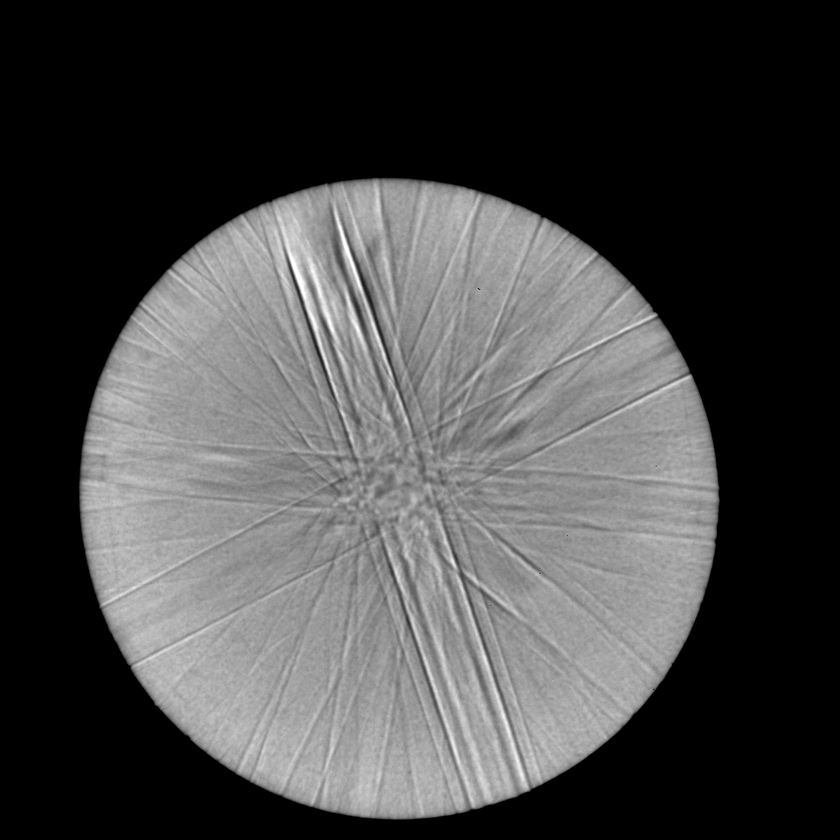
#> input picture data/train/samples/CBED_1.tif, 840 x 840 px, shrunk from 1783 x 1783 before the run
$ python hough_v8.py
#> lines starting #> are read from the running program, lines starting #| are printed output that depends on the picture; after the words box and inside, x2 and y2 are one past the last pixel; in counts of white or black regions, pixels touching at a corner belong together
import random
import cv2
import numpy as np
from matplotlib import cm
import matplotlib.pyplot as plt
from skimage.feature import canny
from sklearn.cluster import KMeans
from matplotlib.figure import Figure
from sklearn.cluster import AffinityPropagation
from skimage.transform import probabilistic_hough_line
from matplotlib.backends.backend_agg import FigureCanvasAgg as FigureCanvas

# Line finding using the Probabilistic Hough Transform
image = cv2.imread("data/train/samples/CBED_1.tif", cv2.IMREAD_GRAYSCALE)
#> image is the input picture: shape (840, 840); min 0, max 255, mean 70.1
label = cv2.imread("data/train/labels/CBED_1.png", cv2.IMREAD_ANYCOLOR)
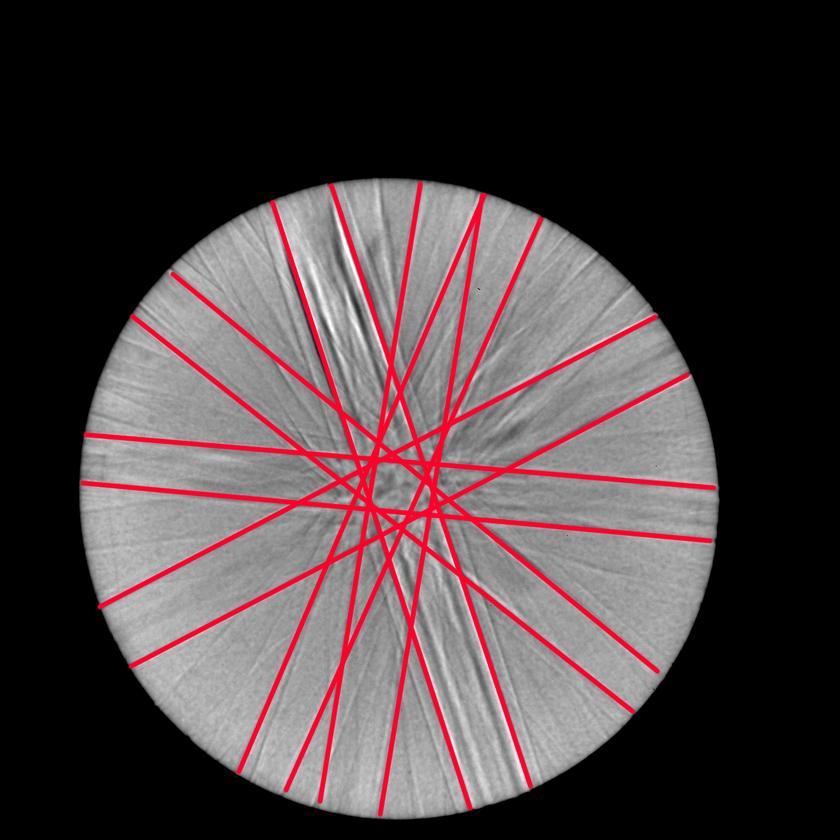
#> input picture data/train/labels/CBED_1.png, 840 x 840 px, shrunk from 1783 x 1783 before the run
#> label is the input picture: shape (840, 840, 3); mean B, G, R 65.1, 63.2, 75.4
label = cv2.cvtColor(label, cv2.COLOR_BGR2RGB)

# Get probabilistic hough transform
edges = canny(image, 2, 1, 25)
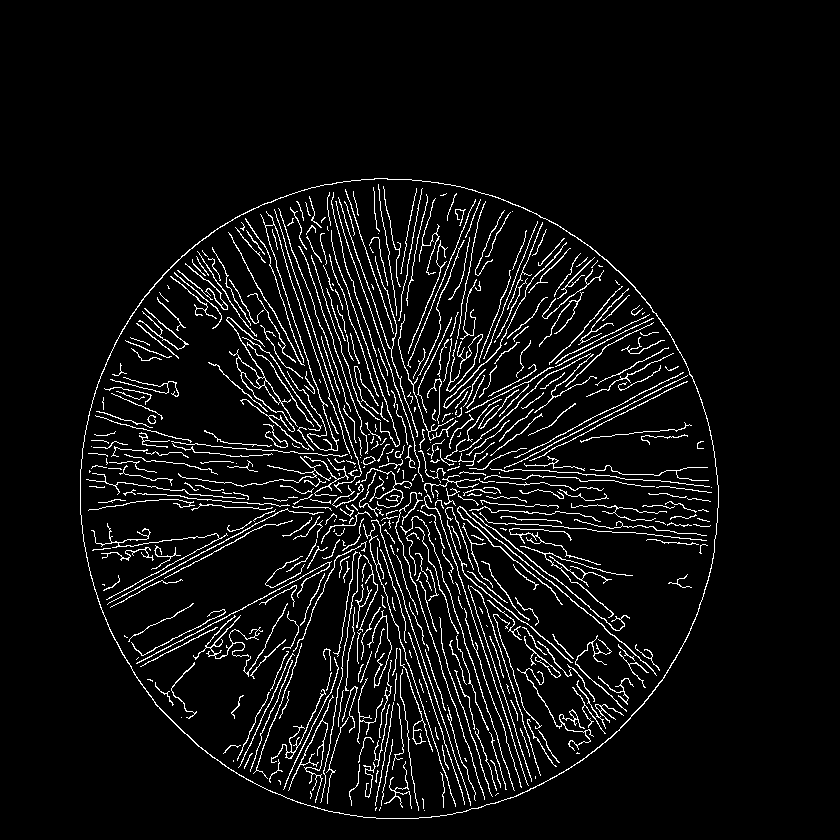
#> edges: shape (840, 840) bool; 6% white in thin lines or dots, all inside (x1, y1, x2, y2) = (80, 178, 719, 819)
out = probabilistic_hough_line(edges, threshold=250, line_length=10, line_gap=3)
#> out = [((538, 374), (551, 367)), ((203, 552), (252, 526)), ((466, 412), (524, 382)), ((109, 602), (282, 510)), ((107, 604), (165, 573))]

# Generate space for probabilistic
fig = Figure(figsize=(image.shape[0]/120, image.shape[1]/120), dpi=120)
canvas = FigureCanvas(fig)
ax = fig.gca()

ax.imshow(edges * 0, cmap=cm.gray)
lines = []
for line in out:
    p0, p1 = line
    ax.plot((p0[0], p1[0]), (p0[1], p1[1]), c='0.5')

    # Extrapolate line
    m = (p0[1] - p1[1]) / (p0[0] - p1[0])
    b = p0[1] - (m * p0[0])

    # Append it to lines output
    lines.append([m, b])
#> this loop made 5 passes
#> (p0, p1, m, b) on passes 1 to 5: ((538, 374), (551, 367), -0.538, 663.7), ((203, 552), (252, 526), -0.531, 659.7), ((466, 412), (524, 382), -0.517, 653), ((109, 602), (282, 510), -0.532, 660), ((107, 604), (165, 573), -0.534, 661.2)
#> after the loop, lines = [[-0.538, 663.7], [-0.531, 659.7], [-0.517, 653], [-0.532, 660], [-0.534, 661.2]]
lines = np.array(lines)
lines = lines[np.argsort(lines[:, 0])]
#> lines = [[-0.538, 663.7], [-0.534, 661.2], [-0.532, 660], [-0.531, 659.7], [-0.517, 653]]

ax.set_xlim((0, image.shape[0]))
ax.set_ylim((0, image.shape[1]))
ax.axis('off')

canvas.draw()
image_from_plot = np.frombuffer(fig.canvas.tostring_rgb(), dtype=np.uint8)
image_from_plot = image_from_plot.reshape(fig.canvas.get_width_height()[::-1] + (3,))
image_from_plot = np.flipud(image_from_plot)
image_from_plot = cv2.cvtColor(image_from_plot, cv2.COLOR_BGR2GRAY)
image_from_plot = np.where(image_from_plot == 255, 0, image_from_plot)
image_from_plot = np.where(image_from_plot != 0, 255, image_from_plot)

# Generate space for extrapolated hough
fig = Figure(figsize=(image.shape[0]/120, image.shape[1]/120), dpi=120)
canvas = FigureCanvas(fig)
ax = fig.gca()

ax.imshow(edges * 0, cmap=cm.gray)

# Plot lines
for line in lines:
    m, b = line

    # Plot it
    x_vals = np.array(ax.get_xlim())
    y_vals = b + m * x_vals
    ax.plot(x_vals, y_vals, c='0.5')
#> this loop made 5 passes
#> (m, b, y_vals) on passes 1 to 5: (-0.538, 663.7, [664, 211.7]), (-0.534, 661.2, [661.5, 212.5]), (-0.532, 660, [660.2, 213.5]), (-0.531, 659.7, [660, 214.3]), (-0.517, 653, [653.3, 218.8])

ax.set_xlim((0, image.shape[0]))
ax.set_ylim((0, image.shape[1]))
ax.axis('off')

canvas.draw()
image_from_plot_extrapolated = np.frombuffer(fig.canvas.tostring_rgb(), dtype=np.uint8)
image_from_plot_extrapolated = image_from_plot_extrapolated.reshape(fig.canvas.get_width_height()[::-1] + (3,))
image_from_plot_extrapolated = np.flipud(image_from_plot_extrapolated)
image_from_plot_extrapolated = cv2.cvtColor(image_from_plot_extrapolated, cv2.COLOR_BGR2GRAY)
image_from_plot_extrapolated = np.where(image_from_plot_extrapolated == 255, 0, image_from_plot_extrapolated)
image_from_plot_extrapolated = np.where(image_from_plot_extrapolated != 0, 255, image_from_plot_extrapolated)

# Generate plots
fig, axes = plt.subplots(1, 3, figsize=(15, 6))
ax = axes.ravel()

ax[0].imshow(image, cmap=cm.gray)
ax[0].set_title('Input image')
ax[0].set_axis_off()

ax[1].imshow(image_from_plot, cmap=cm.gray)
ax[1].set_title('Probabilistic hough transform')
ax[1].set_axis_off()

ax[2].imshow(image_from_plot_extrapolated, cmap=cm.gray)
ax[2].set_title('Extrapolated lines')
ax[2].set_axis_off()

plt.tight_layout()
plt.show()
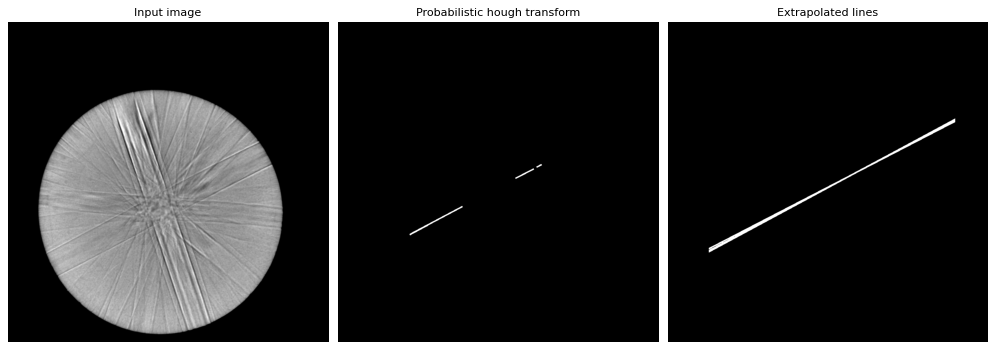
#> figure drawn by matplotlib, 3 panels

############

num_clusters = 6
plt.scatter(lines[:, 0], lines[:, 1])

for i in range(1, num_clusters):
    spacing = (abs(np.max(lines[:, 0])) + abs(np.min(lines[:, 0]))) / num_clusters
    plt.axvline(x=(np.min(lines[:, 0]) + i * spacing))

plt.show()
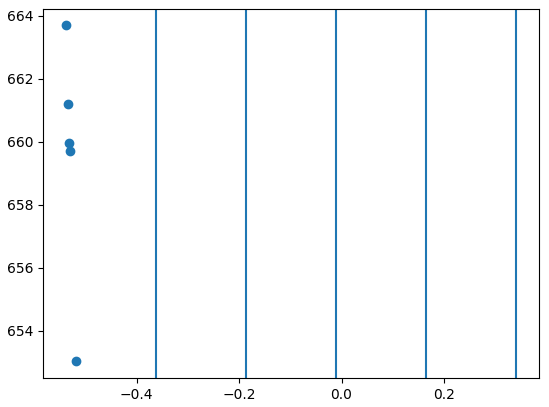
#> figure drawn by matplotlib, 1 panel

############

spacing = (abs(np.max(lines[:, 0])) + abs(np.min(lines[:, 0]))) / num_clusters

clusters = [[] for i in range(num_clusters)]
for i in range(1, num_clusters + 1):
    separated_lines = []

    for line in lines:
        if i == 1:
            if line[0] <= (np.min(lines[:, 0]) + (i * spacing)):
                separated_lines.append([line[0], line[1]])
        elif i == num_clusters:
            if line[0] > (np.min(lines[:, 0]) + ((i - 1) * spacing)):
                separated_lines.append([line[0], line[1]])
        else:
            if line[0] <= (np.min(lines[:, 0]) + (i * spacing)) and line[0] > (np.min(lines[:, 0]) + ((i - 1) * spacing)):
                separated_lines.append([line[0], line[1]])

    clusters[i - 1] = np.array(separated_lines)
#> after the loop, clusters = 6 point arrays, longest 5 points
#> (the run stopped early here; a loop or call above may not have finished)
